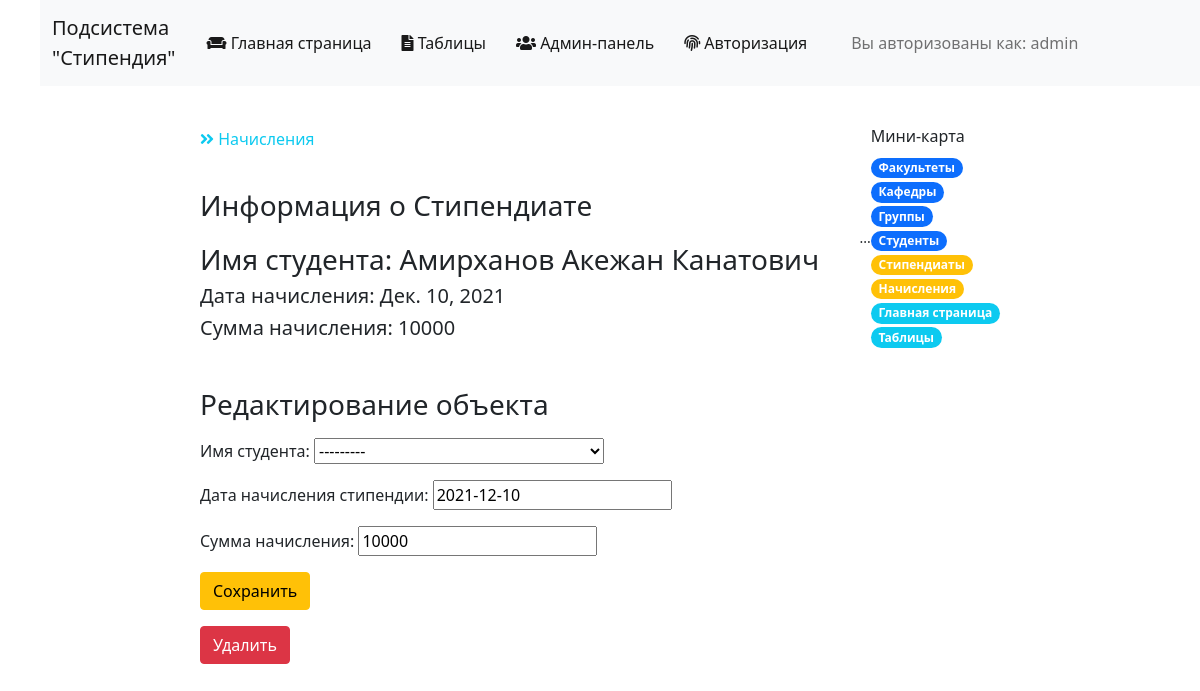
Screenshot of /showaccrual/30/ (signed in) with the database file from the repository.
### main/models.py (models this page shows)
class Accrual (models.Model):
    student_code = models.ForeignKey(
        Student, verbose_name="Имя студента", on_delete=models.CASCADE)
    date_of_scholarship_accrual = models.DateField(
        "Дата начисления стипендии", null=True, blank=True)                    # дата начисления стипендии
    amount_of_money = models.PositiveIntegerField(
        "Сумма начисления", null=True, blank=True)  # сумма
    class Meta:
        verbose_name = 'Начисление'
        verbose_name_plural = 'Начисления'

class Student (models.Model):
    student_code = models.AutoField(
        "Код студента", primary_key=True)     # код студента
    student_name = models.CharField("Имя студента", max_length=200)
    group_code = models.ForeignKey(
        Group, verbose_name="Группа", on_delete=models.CASCADE)
    education_type_code = models.ForeignKey(
        Types_of_Education, verbose_name="Код вида обучения", on_delete=models.CASCADE)
    personal_reckoning_number = models.IntegerField("Номер лицевого счета")
    bank_code = models.ForeignKey(Bank, verbose_name="Код банка", on_delete=models.CASCADE,
                                  null=True, blank=True)     # FOREIGN KEY ОТНОШЕНИЕ 1:M с Bank
    class Meta:
        verbose_name = 'Студент'
        verbose_name_plural = 'Студенты'
    def __str__(self):
        return f'{self.student_name}'

### main/views.py (the view)
# urls.py: path(r'showaccrual/<int:id>/', views.showaccrual, name="showaccrual"),
def showaccrual(request, id):
    try:
        post = get_object_or_404(Accrual, pk=id)
        if request.method == 'GET':
            form = AccrualForm(instance=post)
        elif request.method == 'POST':
            form = AccrualForm(request.POST, instance=post)
            if form.is_valid():
                form.save()
                return HttpResponseRedirect(reverse('showaccrual', args=(id,)))
        context = {
            'post': post,
            'form': form,
        }
        return render(
            request,
            'main/showaccrual.html',
            context
        )
    except Staff.DoesNotExist:
        return HttpResponseNotFound("<h2>Person no found</h2>")

### main/forms.py
class AccrualForm(ModelForm):
    class Meta:
        model = Accrual
        fields = '__all__'
    def __init__(self, *args, **kwargs) -> None:
        super().__init__(*args, **kwargs)
        self.fields['student_code'].queryset = Student.objects.filter(education_type_code = 1)

### main/templates/main/showaccrual.html (shortened to what this page needs)
{% extends 'layout.html' %}
{% block content %}
<div class="features">
    <a class="link-info" href="{% url 'accrual' %}"><i class="fas fa-angle-double-right"></i> Начисления</a>
    <h1>{{ post.faculty_name }}</h1>
    <div class="list-group">
        <h3 class="mb-1">Информация о Стипендиате</h2>
        <div class="d-flex w-100 justify-content-between">
            <h3 class="mb-2 mt-3">Имя студента: {{ post.student_code }}</h3>
            <small> ... </small>
        </div>
        <h5>Дата начисления: {{ post.date_of_scholarship_accrual }}</h5>
        <h5>Сумма начисления: {{ post.amount_of_money }}</h5>
    </div>
    <br>
    {% if request.user.is_staff %}
    <h3 class="mb-2 mt-3">Редактирование объекта</h3>
    <form method="POST" action="">
        <p>
            {{ form.as_p }}
        </p>
        <button class="btn btn-warning" type="submit" value="Сохранить">Сохранить</button>
    </form>
    <a href="{% url 'deleteaccrual' id=post.pk %}" class="btn btn-danger" type="submit">Удалить</a>
    {% endif %}
</div>
{% endblock %}

### main/templates/layout.html (shortened to what this page needs)
{% load static %}
<html lang="ru">
<head>
  <link href="https://cdn.jsdelivr.net/npm/bootstrap@5.0.0-beta1/dist/css/bootstrap.min.css" rel="stylesheet"
>
  <link rel="stylesheet" href="https://use.fontawesome.com/releases/v5.8.2/css/all.css">
  <link rel="stylesheet" href="{% static 'main/css/main.css' %}">
</head>
<body>
  <menu>
    <nav class="navbar navbar-expand-lg navbar-light bg-light">
      <div class="container-fluid">
        <a class="navbar-brand" href="{% url 'home' %}"><span class="logo">Подсистема<br>"Стипендия"</span></a>
        <div class="collapse navbar-collapse" id="navbarNav">
          <ul class="navbar-nav ">
            <li class="nav-item">
              <a class="nav-link active" href="{% url 'home' %}"><i class="	fas fa-couch"></i> Главная страница</a>
            </li>
            <li class="nav-item">
              <a class="nav-link active" href="{% url 'reports' %}"><i class="fas fa-file-alt"></i> Таблицы</a>
            </li>
            <li class="nav-item">
              <a class="nav-link active" href="/admin"><i class="fas fa-users"></i> Админ-панель</a>
            </li>
            <li class="nav-item">
              <a class="nav-link active" href="{% url 'authorization' %}"><i class="fas fa-fingerprint"></i> Авторизация</a>
            </li>
            {% if request.user.is_authenticated %}
            <li class="nav-item">
              <a class="nav-link" href="{% url 'authorization' %}">Вы авторизованы как: {{user.username}}</a>
            </li>
              {% else %}
              <li class="nav-item ml-3">
                <a class="nav-link" href="{% url 'authorization' %}">Вы не авторизованы</a>
            </li>
              {% endif %}
          </ul>
        </div>
      </div>
    </nav>
  </menu>
  <main>
    {% block lilmenu %}
    {% if request.user.is_authenticated %}
    <div class="lilmenu">
      <h6>Мини-карта</h6>
      <ul class="navbar-nav">
        <li class="nav-item"><a class="link-primary" href="{% url 'faculty' %}">
            <span class="badge rounded-pill bg-primary">Факультеты</span>
          </a></li>
        <li class="nav-item"><a class="link-primary" href="{% url 'department' %}">
            <span class="badge rounded-pill bg-primary">Кафедры</span>
          </a></li>
        <li class="nav-item"><a class="link-primary" href="{% url 'group' %}">
            <span class="badge rounded-pill bg-primary">Группы</span>
          </a></li>
        <li class="nav-item"><a class="link-primary" href="{% url 'student' %}">
            <span class="badge rounded-pill bg-primary">Студенты</span>
          </a></li>
        <li class="nav-item"><a class="link-warning" href="{% url 'fellow' %}">
            <span class="badge rounded-pill bg-warning">Стипендиаты</span>
          </a></li>
        <li class="nav-item"><a class="link-warning" href="{% url 'accrual' %}">
            <span class="badge rounded-pill bg-warning">Начисления</span>
          </a></li>
        <li class="nav-item"><a class="link-info" href="{% url 'home' %}">
            <span class="badge rounded-pill bg-info">Главная страница</span>
          </a></li>
        <li class="nav-item"><a class="link-info" href="{% url 'reports' %}">
            <span class="badge rounded-pill bg-info">Таблицы</span>
          </a></li>
      </ul>
    </div>
    {% endif %}
    {% endblock %}
    {% block content %}{% endblock %}
  </main>
</body>
</html>

### main/static/main/css/main.css (style rules this page uses)
menu { float: top; }
menu a, a:hover { text-decoration: none; }
menu ul { list-style: none; }
menu ul li { margin: 0px 7px; transition: transform .6s ease; }
menu ul a { text-decoration: none; }
main { position: absolute; min-width: 100%; padding: 25px 200px; }
main .list-group { max-width: 700px; }
main h1 { padding-bottom: 30px; }
main a { text-decoration: none; }
main .lilmenu { position: relative; float: right; }

### rows the page displays
Accrual: student_code "Амирханов Акежан Канатович", date_of_scholarship_accrual "Дек. 10, 2021", amount_of_money "10000"
Student: student_code "---------"

### other values shown
{{ user.username }} "admin"
